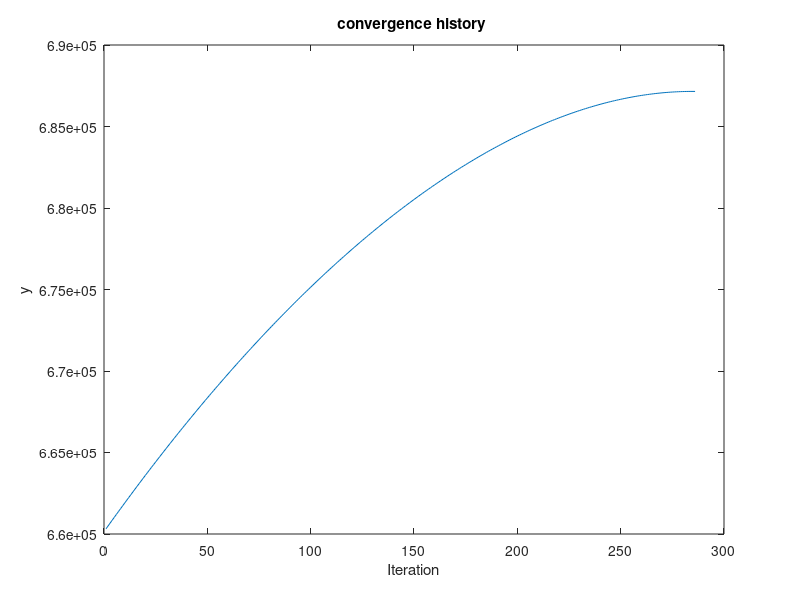
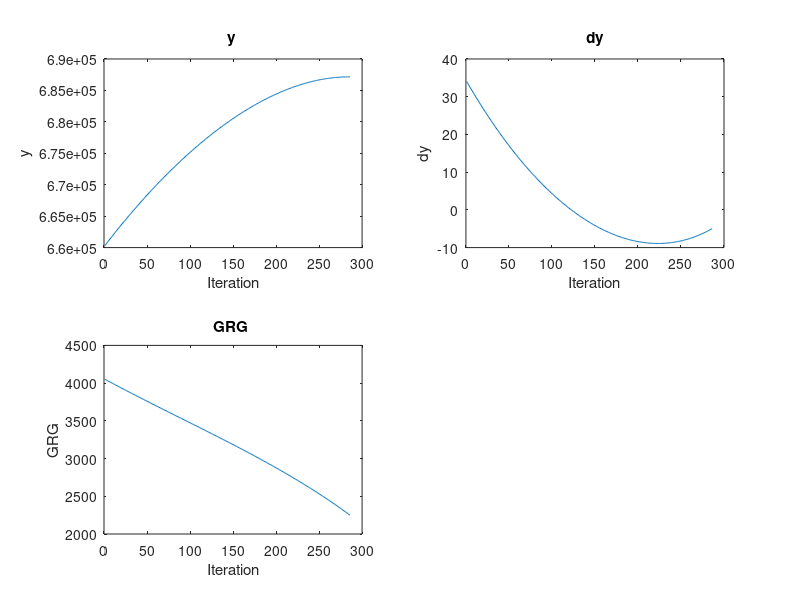
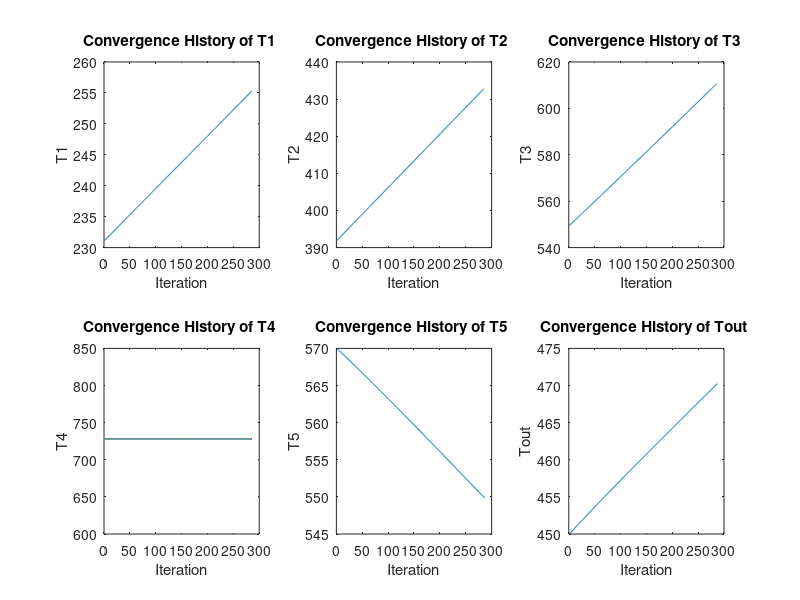

Here is the MATLAB script that generated these plots, in order:
clc ; clear ; close all;

%% Defining Parameters
% (P0*Vdot)/(R*T1(i,iteration))=40;         % ??
P0=100;
R=0.287;
Vdot=40;        %m3/s
cp=1;           %kJ/kg K
rp=6;           %Pressure Ratio
kappa=1.35;     %Air kappa
eta_turb=0.9;   %Turbine Efficiency
eta_comp=0.85;  %Compressor Efficiency
Tinf=378.15;   %Vapor Cycle Temperature
Uboiler=0.25;   % kW/ m2 K
Ureg=0.082;     % kW/ m2 K

%% Known Temperatures
Ti=30+273.15;
% Ti=293.15:5:313.15;
for i=1:length(Ti)

    T4= 1093.15 * (1+ eta_turb*( rp^( (1-kappa)/(kappa) ) -1 ) );

    %% 2.Deifining Initial Parameters for GRG ALGORITHM
    t5=0.1;           %T5 Stepsize
    t6=0.1;           %Tout Stepsize
    iteration=1;    %Iteration Counter
    tolY=1e-18;     % Objective Function tolerance

    %% GRG ALGORITHM
    % First Guess
    if i==1
        T5(i,iteration)=570;
        Tout(i,iteration)=450;
    else
        T5(i,iteration)=Unknown(i-1,5);
        Tout(i,iteration)=Unknown(i-1,6);
    end

    while true

    %% SOLVING Constraints Explicitly
        T1(i,iteration)=0.6*(Tout(i,iteration)-T5(i,iteration))+Ti(i);
        T3(i,iteration)=1.6956*T1(i,iteration)-T5(i,iteration)+T4;
        B(i,iteration)=log((Tinf-Tout(i,iteration))/(Tinf-T5(i,iteration)))*( (-(P0*Vdot)/(R*T1(i,iteration))*cp)/(Uboiler));
        C(i,iteration)=((P0*Vdot)/(R*T1(i,iteration))*cp*(T4-T5(i,iteration)))/(Ureg*(T5(i,iteration)-1.6956*T1(i,iteration))); %%

        %% Calculating O.F.
        P(i,iteration)= (P0*Vdot)/(R*T1(i,iteration))*cp*(-0.6956*T1(i,iteration)+1093.15-T4);
        Q(i,iteration)= (P0*Vdot)/(R*T1(i,iteration))*cp*(1093.15-T3(i,iteration));
        A(i,iteration)= (P0*Vdot)/(R*T1(i,iteration))*cp*(Ti(i)-T1(i,iteration));
        y(i,iteration)= 225*P(i,iteration)-45*Q(i,iteration)-80*A(i,iteration)-1000*B(i,iteration)-90*C(i,iteration);

        %% GRG Formation
        K5=[0.6  1  (378.15-Tout(i,iteration))/(T5(i,iteration)-378.15)^2  0.082*C(i,iteration)]';
        K6=[-0.6  0  1/(T5(i,iteration)-378.15)  0]';
        J=[1 0 0 0; -1.6956 1 0 0 ;0 0 exp(-B(i,iteration)*0.00463)*0.00463 0; 91.56-0.1390*C(i,iteration) -54 0 0.082*T5(i,iteration)-0.1390*T1(i,iteration)];
        S=[-4132, 2430, -1000, -90];

        %% Normalizing GRG vector
        GRG5(i,iteration)=S*inv(-J)*K5;
        GRG6(i,iteration)=S*inv(-J)*K6;
        GRG(i,iteration)=sqrt(GRG5(i,iteration)^2+GRG6(i,iteration)^2);
        GRG5e(i,iteration)=GRG5(i,iteration)/GRG(i,iteration);
        GRG6e(i,iteration)=GRG6(i,iteration)/GRG(i,iteration);

        %% Updating Independent Variabales
        T5(i,iteration+1)=T5(i,iteration)+GRG5e(i,iteration)*t5;
        Tout(i,iteration+1)=Tout(i,iteration)+GRG6e(i,iteration)*t6;

        dy(i,iteration)= GRG5(i,iteration)*t5+GRG6(i,iteration)*t6;

        %% Changing Stepsize
        if iteration>1 & GRG5(i,end)*GRG5(i,end-1)<0  
            t5=t5/10;
        end
        if iteration>1 && GRG6(i,end)*GRG6(i,end-1)<0  
            t6=t6/10;
        end

        %% Max Iteration
        if iteration>10000 
            break
        end

        %% Convergence Conditoins
        if iteration>10 & y(i,end)-y(i,end-1)<tolY
            break
        end
        T2(i,iteration)=T1(i,iteration)*(1+( rp^((kappa-1)/(kappa)) -1)/(eta_comp) );
        iteration=iteration+1;
    end

%% RESULTS

    Unknown(i,:)=[T1(i,iteration-1) T2(i,iteration-1) T3(i,iteration-1) T4 T5(i,iteration-1) Tout(i,iteration-1) A(i,iteration-1) B(i,iteration-1) C(i,iteration-1)];
    OF(i)=y(i,end);
end

% print solution
disp(['Final Objective: ' num2str(OF(1))])
disp('Solution')
disp(['T1 = ' num2str(Unknown(1,1))])
disp(['T2 = ' num2str(Unknown(1,2))])
disp(['T3 = ' num2str(Unknown(1,3))])
disp(['T5 = ' num2str(Unknown(1,5))])
disp(['Tout = ' num2str(Unknown(1,6))])
disp(['B = ' num2str(Unknown(1,8))])
disp(['C = ' num2str(Unknown(1,9))])
disp(['mdotopt = ' num2str(Vdot*P0/(R*Unknown(1,1)))])
Popt = (Vdot*P0/(R*Unknown(1,1)))*cp*(Unknown(1,1)-Unknown(1,2)+1093.15-Unknown(1,4))
Qopt = (Vdot*P0/(R*Unknown(1,1)))*cp*(1093.15-Unknown(1,3))
Aopt = (Vdot*P0/(R*Unknown(1,1)))*cp*(Ti-Unknown(1,1))
%% Convergence History
figure;
plot(y);
title('convergence history ')
xlabel('Iteration')
ylabel('y')
figure;
subplot(2,2,1);
plot(y)
title('y ')
xlabel('Iteration')
ylabel('y')
subplot(2,2,2);
plot(dy)
title('dy')
xlabel('Iteration')
ylabel('dy')
subplot(2,2,3);
plot(GRG)
title('GRG ')
xlabel('Iteration')
ylabel('GRG')
% subplot(2,2,4);
% plot(GRG6)
% title('GRG6 ')
% xlabel('Iteration')
% ylabel('GRG6')
%% Convergecne History of variables
figure;
subplot(2,3,1);
plot(T1)
title('Convergence History of T1 ')
xlabel('Iteration')
ylabel('T1')
subplot(2,3,2);
plot(T2)
title('Convergence History of T2 ')
xlabel('Iteration')
ylabel('T2')
subplot(2,3,3);
plot(T3)
title('Convergence History of T3 ')
xlabel('Iteration')
ylabel('T3')
subplot(2,3,4);
plot(1:iteration,repmat(T4,iteration))
title('Convergence History of T4 ')
xlabel('Iteration')
ylabel('T4')
subplot(2,3,5);
plot(T5)
title('Convergence History of T5 ')
xlabel('Iteration')
ylabel('T5')
subplot(2,3,6);
plot(Tout)
title('Convergence History of Tout ')
xlabel('Iteration')
ylabel('Tout')
